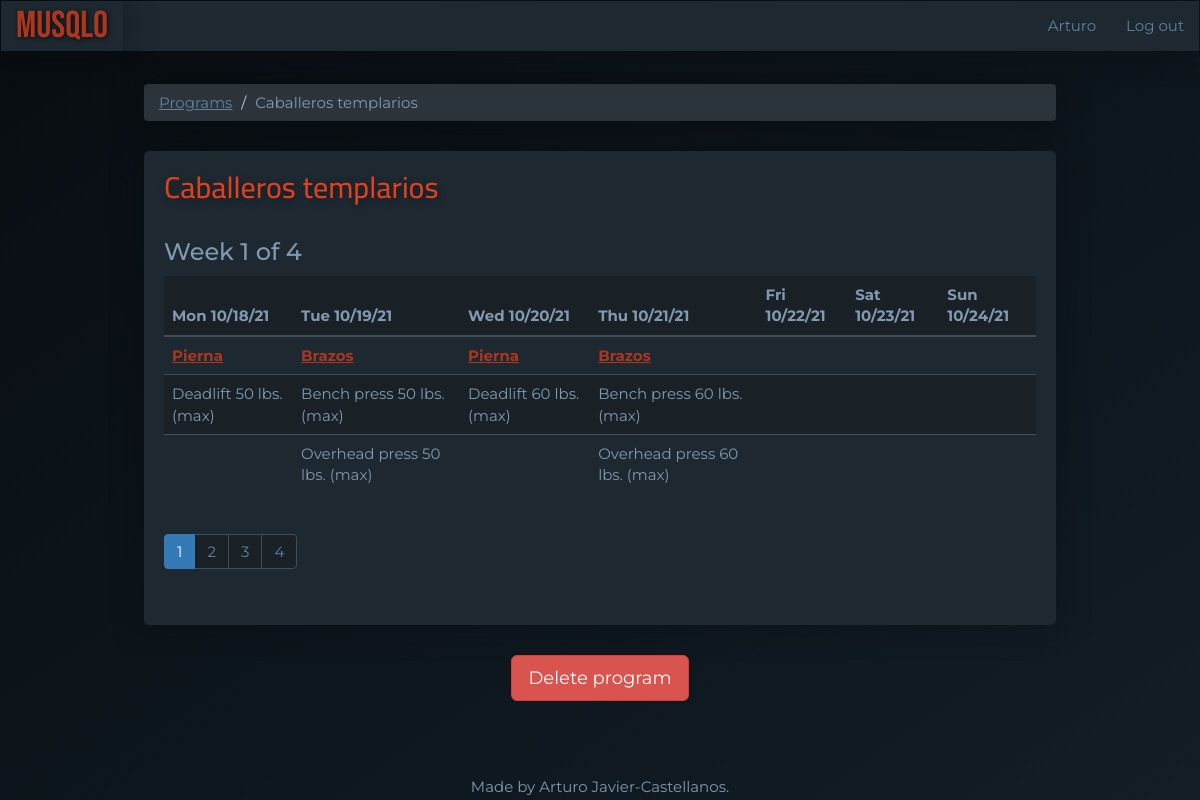
The app's page /programs/1/week/1 (signed in) with its own data.
### main.py (models this page shows)
class User(UserMixin, db.Model):
    __tablename__ = "users"
    id = Column(Integer, primary_key=True)
    email = Column(String(100), unique=True)
    password = Column(String(100))
    name = Column(String(100))
    program_templates = relationship("ProgramTemplate", back_populates="user")
    programs = relationship("Program", back_populates="user")

class Program(db.Model):
    __tablename__ = "programs"
    id = Column(Integer, primary_key=True)
    user_id = Column(Integer, ForeignKey("users.id"))
    user = relationship("User", back_populates="programs")
    name = Column(String(200), nullable=False)
    weeks = Column(Integer, nullable=False)
    workouts = relationship("Workout", back_populates="parent_program")

class Workout(db.Model):
    __tablename__ = "workouts"
    id = Column(Integer, primary_key=True)
    name = Column(String(200), nullable=False)
    week = Column(Integer, nullable=False)
    date = Column(Date, nullable=False)
    program_id = Column(Integer, ForeignKey("programs.id"))
    parent_program = relationship("Program", back_populates="workouts")
    exercises = relationship("Exercise", back_populates="parent_workout")

### main.py (the view)
@app.route("/programs/<int:program_id>/week/<int:week>", methods=["GET", "POST"])
@protect_program_week
def show_program(program_id, week):
    current_program = Program.query.get(program_id)
    earliest_workout = Workout.query.filter(Workout.parent_program == current_program, Workout.week == week).group_by(
        Workout.date).first()
    first_day_of_week = earliest_workout.date
    while first_day_of_week.weekday() != 0:
        first_day_of_week -= timedelta(1)
    days_of_the_week = [(first_day_of_week + timedelta(num)).strftime("%a %m/%d/%y") for num in range(7)]
    most_workouts_in_one_day = 0
    daily_workouts = []
    for day in range(7):
        workouts = [workout for workout in current_program.workouts if workout.week == week and workout.date.weekday() == day]
        if len(workouts) > most_workouts_in_one_day:
            most_workouts_in_one_day = len(workouts)
        daily_workouts.append(workouts)
    workout_layers = []
    for num in range(most_workouts_in_one_day):
        workout_layer = []
        for workouts in daily_workouts:
            try:
                new_workout = workouts[num]
            except IndexError:
                workout_layer.append(0)
            else:
                workout_layer.append(new_workout)
        workout_layers.append(workout_layer)
    exercise_layers = []
    for workout_layer in workout_layers:
        most_exercises_in_layer = 0
        for element in workout_layer:
            if isinstance(element, Workout):
                if len(element.exercises) > most_exercises_in_layer:
                    most_exercises_in_layer = len(element.exercises)
        exercise_layer = []
        for row_number in range(most_exercises_in_layer):
            row = []
            for day_number in range(7):
                element = workout_layer[day_number]
                if isinstance(element, Workout):
                    try:
                        new_exercise = element.exercises[row_number]
                    except IndexError:
                        row.append(0)
                    else:
                        exercise_weights = [set.weight for set in new_exercise.sets]
                        row.append(f"{new_exercise.type} {max(exercise_weights)} lbs. (max)")
                else:
                    row.append(0)
            exercise_layer.append(row)
        exercise_layers.append(exercise_layer)
    return render_template("show-program.html",
                           days_of_the_week=days_of_the_week,
                           program=current_program,
                           weeks=current_program.weeks,
                           current_week=week,
                           workout_layers=workout_layers,
                           exercise_layers=exercise_layers
                           )

### main.py (called while the page is built)
@login_manager.user_loader
def load_user(user_id):
    try:
        return User.query.get(int(user_id))
    except ValueError:
        return None

def protect_program_week(f):
    @wraps(f)
    def decorated_function(program_id, week, *args, **kwargs):
        requested_program = Program.query.get(program_id)
        if requested_program.user_id != current_user.id:
            return abort(403)
        return f(program_id, week, *args, **kwargs)
    return decorated_function

### templates/show-program.html
{% extends 'bootstrap/base.html' %}
{% block content %}
{% include "header.html" %}
<ol class="breadcrumb">
  <li><a href="{{url_for('dashboard')}}">Programs</a></li>
  <li class="active">{{program.name}}</li>
</ol>
<div class="card">
    <h2 class="card-title">{{ program.name }}</h2>
    <h3>Week {{ current_week }} of {{ weeks }}</h3>
    <div class="table-responsive">
    <table class="table">
        <thead>
            <tr>
                {% for day in days_of_the_week: %}
                <th>{{day}}</th>
                {% endfor %}
            </tr>
        </thead>
        <tbody>
        {% for n in range(workout_layers|length):%}
            <tr>
                {% for element in workout_layers[n]: %}
                    {% if element is integer: %}
                        <td></td>
                    {% else: %}
                        <td><a href=" {{ url_for('show_workout', workout_id=element.id) }}"><b>{{element.name}}</b></a></td>
                    {% endif %}
                {% endfor %}
            </tr>
            {% for row in exercise_layers[n]:%}
                <tr>
                    {% for cell in row %}
                         {% if cell is integer: %}
                            <td></td>
                        {% else: %}
                            <td>{{cell}}</td>
                        {% endif %}
                    {% endfor %}
                </tr>
            {% endfor %}
        {% endfor %}
        </tbody>
    </table>
    </div>
    <nav aria-label="Pagination">
      <ul class="pagination">
        {% for week in range(1, (weeks + 1)): %}
          {% if week == current_week %}
            <li class="page-item active"><a class="page-link" href="{{url_for('show_program', program_id=program.id, week=week)}}">{{ week }}</a></li>
          {% else: %}
            <li class="page-item"><a class="page-link" href="{{url_for('show_program', program_id=program.id, week=week)}}">{{ week }}</a></li>
          {% endif %}
        {% endfor %}
      </ul>
    </nav>
</div>
<div class="text-center">
    <a href="{{url_for('delete_program', program_id=program.id)}}" class="btn btn-danger btn-lg" role="button">Delete program</a>
</div>
{% include "footer.html" %}
{% endblock %}

### templates/header.html (shortened to what this page needs)
<!DOCTYPE html>
<html lang="en">
<head>
    <link href="{{ url_for('static', filename='css/styles.css')}}" rel="stylesheet">
</head>
<body>
<div id="wrap">
<nav class="navbar navbar-inverted" role="navigation">
  <div class="navbar-header">
    <a class="navbar-brand" href="{{url_for('home')}}">MUSQLO</a>
  </div>
  <div class="collapse navbar-collapse" id="navbar-links">
  <ul class="nav navbar-nav navbar-right">
    {% if current_user.is_authenticated: %}
    <li><a href="{{url_for('user')}}">{{ current_user.name }}</a></li>
    <li><a href="{{url_for('logout')}}">Log out</a></li>
    {% else: %}
    <li><a href="{{ url_for('home',_anchor='login') }}">Log in</a></li>
    <li><a href="{{ url_for('register') }}">Register</a></li>
    {% endif %}
  </ul>
  </div>
</nav>
<div id="main">
<div class="container-fluid">

### static/css/styles.css (style rules this page uses)
body { font-family: 'Montserrat', sans-serif; font-size: 1.5rem; color: #819ab1; background: linear-gradient(to bottom right, #080d11, #121d26) fixed; }
.container-fluid { padding: 1% 12%; }
.card { background-color: #1d2830; border-radius: 5px; box-shadow: 0px 0 30px rgba(8, 13, 17, 0.5); padding: 0 20px 30px; margin-bottom: 30px; }
.breadcrumb { background-color: #2b343b; box-shadow: 0px 0 30px rgba(8, 13, 17, 0.5); margin-bottom: 30px; }
.breadcrumb > .active { font-family: 'Montserrat', sans-serif; color: #819ab1; }
.breadcrumb a { color: #61819e; text-decoration: underline; }
.card-title { font-family: 'Cairo', sans-serif; font-size: 3rem; color: #df4020; padding: 20px 0 15px; margin: 0 0 8px 0; text-shadow: 2px 3px 8px rgba(0, 0, 0, .3); }
.navbar-collapse { font-family: 'Montserrat', sans-serif; background-color: #1d2830; box-shadow: 0px 0 30px rgba(8, 13, 17, 0.5); }
.navbar-collapse a { color: #61819e; }
.navbar-header { font-family: 'Montserrat', sans-serif; background-color: #1d2830; box-shadow: 0px 0 30px rgba(8, 13, 17, 0.5); }
.navbar-header a { color: #61819e; }
.navbar-inverted > .navbar-header > .navbar-brand { font-family: 'Bebas Neue', cursive; color: #ad361f; font-size: 2.5em; text-shadow: 1px 1px 5px rgba(0, 0, 0, .7); }
.table tr:nth-child(even) td { background-color: #1a2126; }
.table > thead > tr > th { background-color: #1a2126; border-bottom: 2px solid #404e59; border-top: 0; }
.table > tbody > tr > td { border-color: #404e59; }
.table a { color: #ad361f; text-decoration: underline; }
.pagination > li > a { color: #61819e; background-color: #1a2126; border: 1px solid #404e59; }
html, body { height: 100%; }
#wrap { min-height: 100%; }
#main { overflow:auto; padding-bottom: 2%; }

### records on screen
User: name "Arturo"
Program: name "Caballeros templarios"
Workout: name "Pierna"
Workout: name "Brazos"
Workout: name "Pierna"
Workout: name "Brazos"

### other values on screen
{{ current_week }} "1"
{{ weeks }} "4"
{{ day }} "Mon 10/18/21" "Tue 10/19/21" "Wed 10/20/21" "Thu 10/21/21" "Fri 10/22/21" "Sat 10/23/21" "Sun 10/24/21"
{{ cell }} "Deadlift 50 lbs. (max)" "Bench press 50 lbs. (max)" "Deadlift 60 lbs. (max)" "Bench press 60 lbs. (max)" "Overhead press 50 lbs. (max)" "Overhead press 60 lbs. (max)"
{{ week }} "1"
{{ week }} "2" "3" "4"
